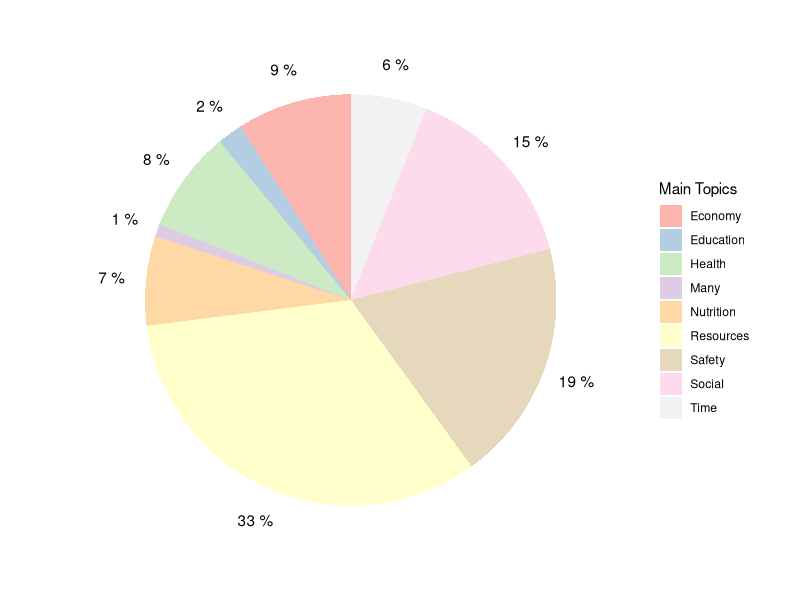

This chart was generated by the following R code:
### Code for a pie chart showing which topics occurred how often within the ###
### literature research ###

library(readxl)
library(tidyverse)
library(ggplot2)
#library(MetBrewer)
library(RColorBrewer)

#Use the excel sheet
Thesis <- read_excel("./methods-excel.xlsx", sheet = 1)

### In order to show a plot for the main topics, the topics have to be extracted
### 
#Here: Nutrition

#Summary of main topics
Thesis$Main_topic_1

#Use gather function to group two main topics together.

Together <- Thesis %>% 
  gather(key = "TopicPart", value = "Topics", c(Main_topic_1, Main_topic_2))

#############################################################################
Together$Topics


#So, the first step is to differentiate between NAs
Together <- Together %>% 
  mutate_all(~replace(., . == "NA", NA))


#Show the Numbers per topic
Amount <- Together %>%
  count(Together$Topics)

#Exclude NAs
Amount <- na.omit(Amount)

#Calculation of the percentages of the different used methods 
Amount <- Amount %>%
  mutate(perc = round((n / sum(n) * 100), 0))

#to get a % sign next to the values:
label <- paste(Amount$perc, "%")

#Show summary
Amount$`Together$Topics`

### Pie chart with tidyverse ###
Method_Extraction <- Amount %>% 
  ggplot(aes(x = "", y =perc, fill = `Together$Topics`)) +
  geom_col() +
  geom_text(aes(x = 1.6, label = label),
            position = position_stack(vjust = .5),
            show.legend = FALSE) +
  guides(fill = guide_legend(title = "Main Topics ")) +
  coord_polar(theta = "y")+
  theme_void() +
  scale_fill_brewer(palette = "Pastel1")

#Show the plot:
Method_Extraction